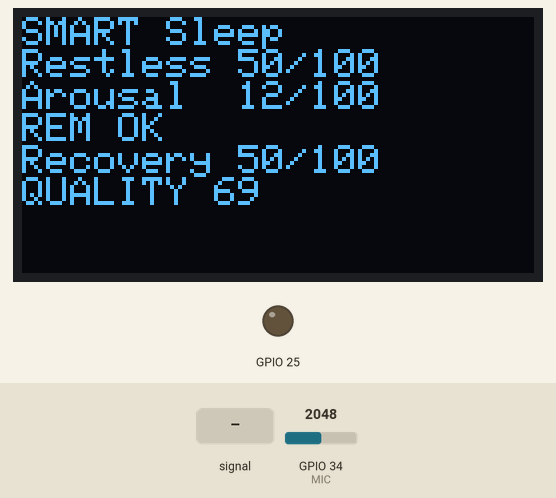
The program below on a simulated ESP32. Parts: 128×64 one-colour display, output pins drawn as LEDs (lit = HIGH). The inputs (shaded band) are chosen by the test bench; at power-on: GPIO 34 (MIC) = 2048.

Above: at 1.8 s.
1.9 s: GPIO 34 (MIC) fed a 200 Hz sine of ±1842 counts around its level
At 2.8 s:
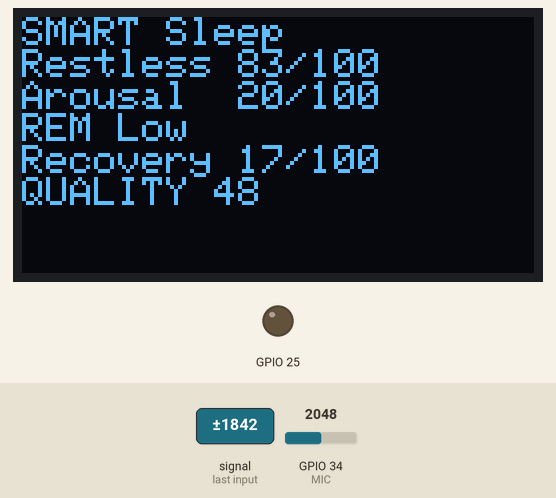
6.0 s: GPIO 34 (MIC) set to 2866
At 7.2 s:
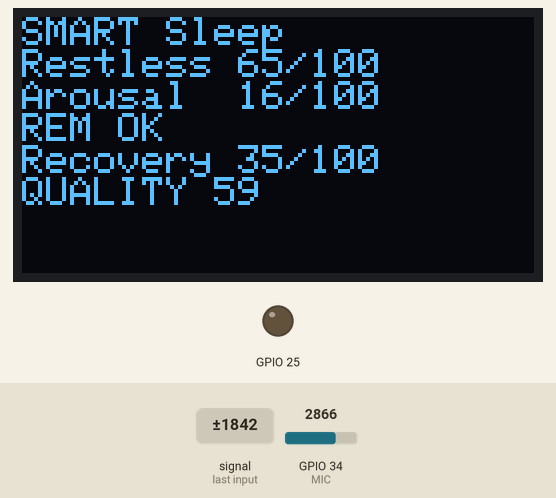
7.7 s: GPIO 34 (MIC) fed a 1000 Hz sine of ±1023 counts around its level
At 9.0 s:
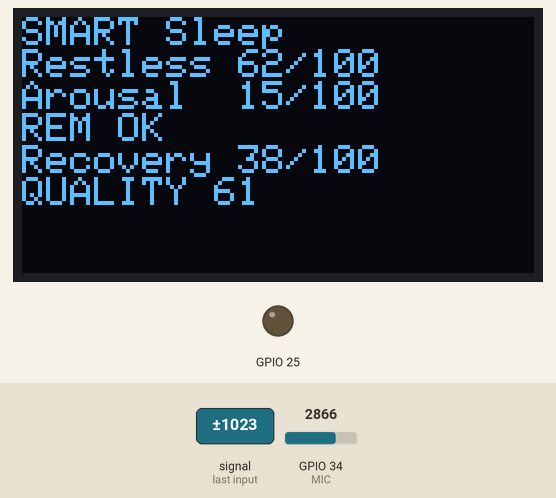
10.7 s: GPIO 34 (MIC) set to 3603
At 12.1 s:
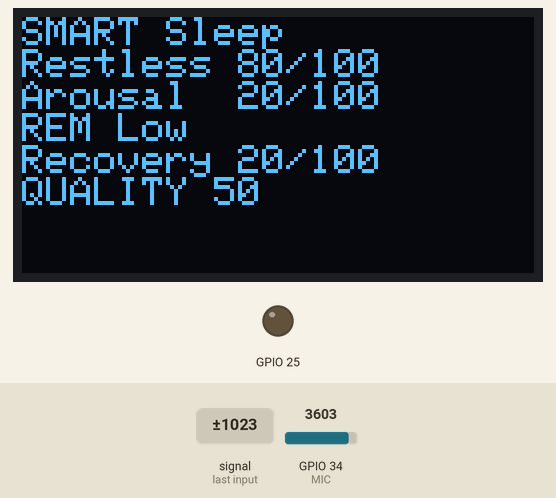
12.8 s: GPIO 34 (MIC) set to 4095
At 14.4 s:
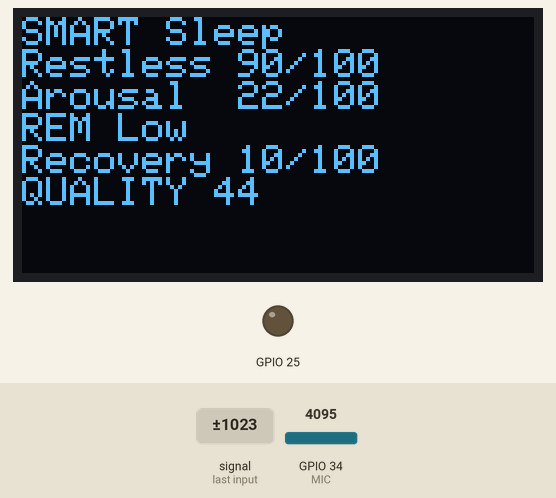
Timing chart, 0 to 15.8 s (numbered marks = the images above; inputs shaded):
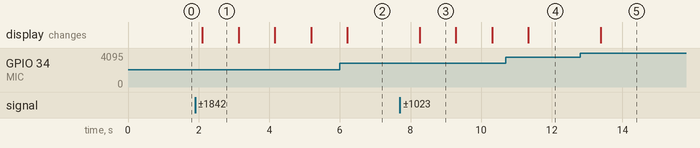

The program:

main.cpp
```cpp
#include <Wire.h>
#include <Adafruit_GFX.h>
#include <Adafruit_SSD1306.h>

Adafruit_SSD1306 display(128, 64, &Wire, -1);
const int MIC = 34;

void setup() {
  Serial.begin(115200);
  Wire.begin(21, 22);
  display.begin(SSD1306_SWITCHCAPVCC, 0x3C);
  display.setTextColor(SSD1306_WHITE);
  pinMode(25, OUTPUT);
}

void loop() {
  int sound = analogRead(MIC);
  int restless = constrain(map(sound, 0, 4095, 10, 90), 0, 100);
  int arousal = constrain(restless / 4, 0, 100);
  int recovery = constrain(100 - restless, 0, 100);
  int quality = constrain((recovery + (100 - arousal)) / 2, 0, 100);

  display.clearDisplay();
  display.setCursor(0, 0);
  display.setTextSize(1);
  display.println("SMART Sleep");
  display.printf("Restless %d/100\n", restless);
  display.printf("Arousal  %d/100\n", arousal);
  display.println(restless > 70 ? "REM Low" : "REM OK");
  display.printf("Recovery %d/100\n", recovery);
  display.printf("QUALITY %d", quality);
  display.display();
  delay(1000);
}
```

Measured:
- after the input at 1.9 s, the display: changes after 0.21 s (image 1)
- after the input at 7.7 s, the display: changes after 0.56 s (image 3)
- after the input at 12.8 s, the display: changes after 0.59 s (image 5)
- what the display in image 1 shows lasts 1.0 s, from 2.1 s to 3.1 s
